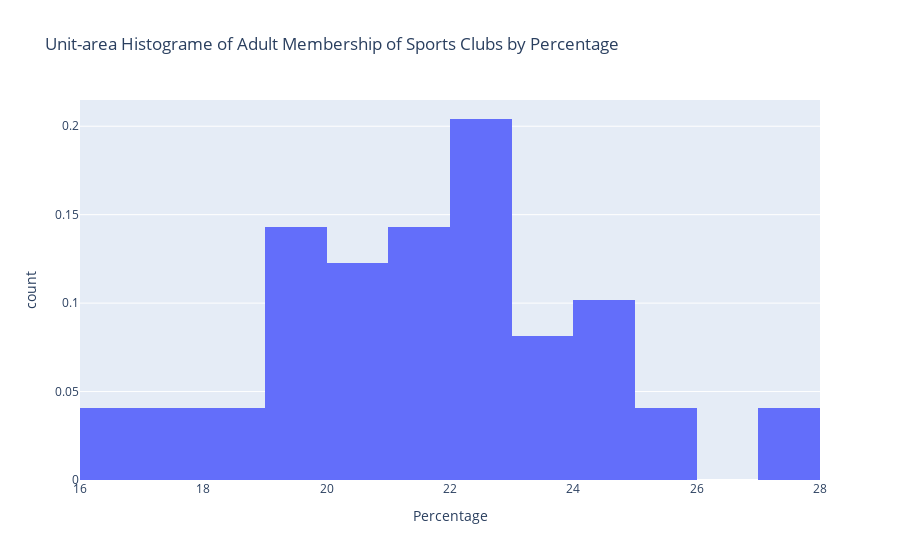

Notebook code cell kept with this figure:
### Markdown cell above
## Unit-area histograms

-----

### Code cell
# define the path to the dataset
path: str = "data/membership.csv"

# declare the DataFrame
df2 = pd.read_csv(path)

# plot the data
fig2 = px.histogram(df2, x="Percentage", histnorm='probability density', nbins=12, 
                    title="Unit-area Histograme of Adult Membership of Sports Clubs by Percentage")
fig2.show()

### Figure 1 — Plotly figure (JSON) as saved in the notebook; plotly's stock layout.template omitted (floating-point values rounded to 4 significant figures)
{"data": [{"alignmentgroup": "True", "bingroup": "x", "histnorm": "probability density", "hovertemplate": "Percentage=%{x}<br>count=%{y}<extra></extra>", "legendgroup": "", "marker": {"color": "#636efa"}, "name": "", "nbinsx": 12, "offsetgroup": "", "orientation": "v", "showlegend": false, "type": "histogram", "x": [16.8, 21.9, 24, 16.7, 24.9, 21.3, 22.5, 20.7, 19.7, 19.9, 22.3, 24, 17.9, 22.8, 22.3, 21.2, 22.6, 22.3, 25, 17.4, 22.3, 20.3, 20.9, 19.1, 19.1, 25.4, 21.8, 27.6, 19.3, 22.2, 19.9, 23.7, 21.8, 22.3, 20.4, 24, 20.4, 23.8, 18.6, 18.9, 24.3, 23.1, 27.7, 22.9, 20.4, 21.9, 23.5, 21.2, 19.9], "xaxis": "x", "yaxis": "y"}], "layout": {"barmode": "relative", "legend": {"tracegroupgap": 0}, "title": {"text": "Unit-area Histograme of Adult Membership of Sports Clubs by Percentage"}, "xaxis": {"anchor": "y", "domain": [0, 1], "title": {"text": "Percentage"}}, "yaxis": {"anchor": "x", "domain": [0, 1], "title": {"text": "count"}}}}
